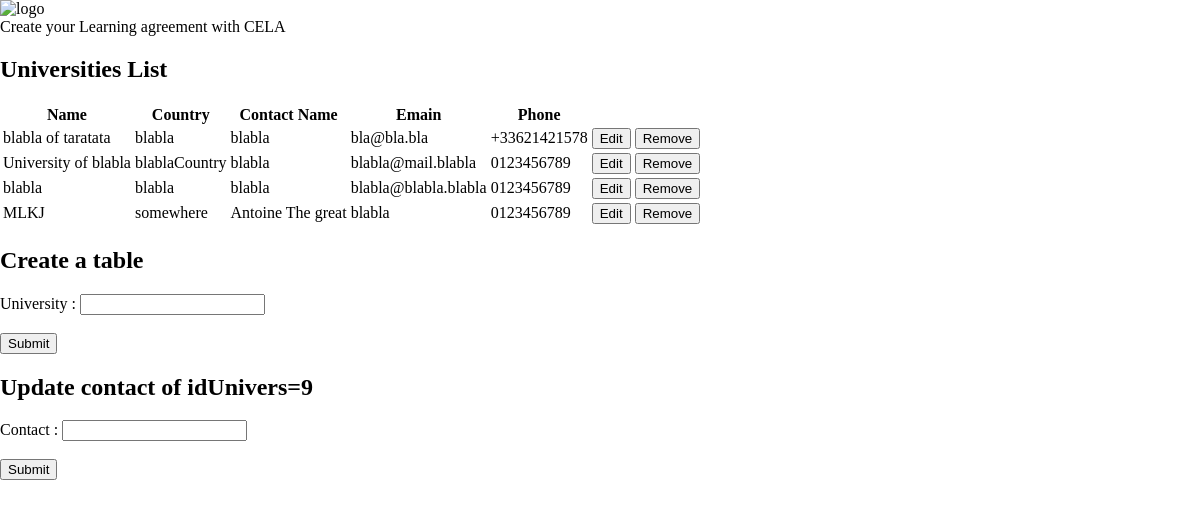
The app's page /CRUD.php, older data.
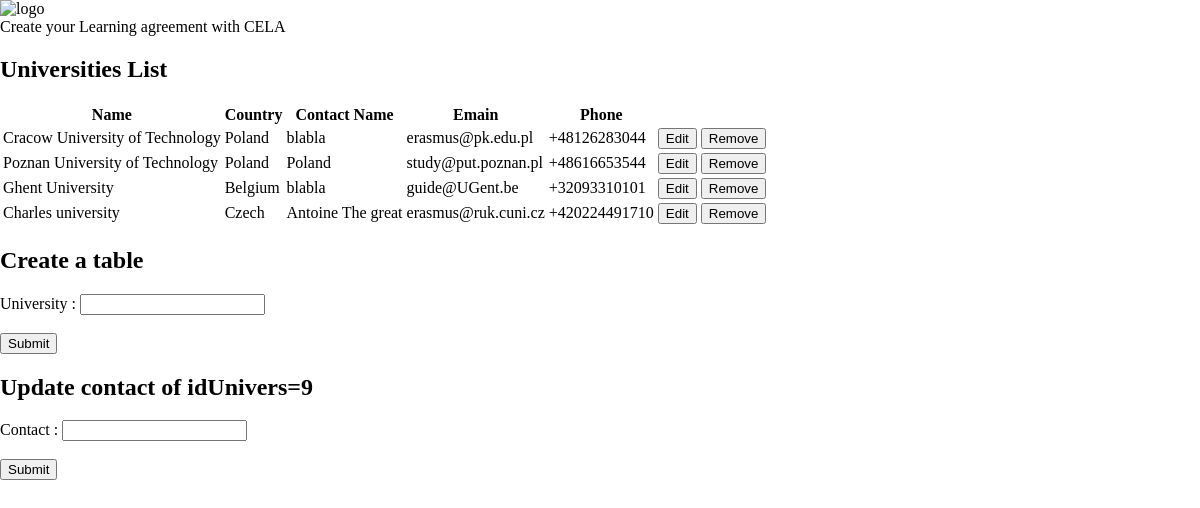
The same page, newer data.
### tables this page shows
CREATE TABLE IF NOT EXISTS `university` (
  `IdUnivers` bigint(20) NOT NULL AUTO_INCREMENT,
  `Name` varchar(255) NOT NULL,
  `ErasmusCode` varchar(255) NOT NULL,
  `Address` varchar(255) NOT NULL,
  `Country` varchar(255) NOT NULL,
  `ContactName` varchar(255) NOT NULL,
  `Email` varchar(255) NOT NULL,
  `Phone` varchar(255) NOT NULL,
  PRIMARY KEY (`IdUnivers`)
);

### CRUD.php (the view, shortened to what this page needs)
<!DOCTYPE HTML>
<html>
	<head>
		<link rel = "stylesheet" href = "style.css"/>
	</head>
	<body>
    <header>
			<img class="log" src="image/logo2.png" alt="logo" />
			<div id="titre">Create your Learning agreement with CELA</div>
</header>
<section class = "standard">
	<h2> Universities List </h2>
	<table>
                <tr>
                    <th>Name</th>
                    <th>Country</th>
                    <th>Contact Name</th>
					<th>Emain</th>
					<th>Phone</th>
                </tr>
    <?php
                $bdd = new PDO('mysql:host=localhost:3308;dbname=cela','root','');
				$reponse = $bdd->query('SELECT * FROM university');
				while ($data = $reponse->fetch())
				{
			?>
                <tr>
                    <td><?php echo $data['Name'];?></td>
                    <td><?php echo $data['Country'];?></td>
					<td> <?php echo $data['ContactName'];?></td>
                    <td><?php echo $data['Email'];?></td>
					<td><?php echo $data['Phone'];?></td>
                    <td> <button onclick="edit(<?php echo $data['IdUnivers'];?>)">Edit</button></td>
                    <td><button class='delete' id='<?php echo $data['IdUnivers'];?>'>Remove</button></td>
                </tr>
				<?php
				}
			?></table>
      <h1>Create a table</h1>
      <form name="connection" method="post" action="create.php">
					University : <input type="text" name="univ" required="Veuillez remplir ce champ"/><br/><br/>
					<input type="submit" name="valider"/>
				</form>
        <h1>Update contact of idUnivers=9</h1>
      <form name="connection" method="post" action="update.php">
					Contact : <input type="text" name="univ" required="Veuillez remplir ce champ"/><br/><br/>
					<input type="submit" name="valider"/>
				</form>
</section>

Row changes from the older to the newer data that the page shows:
changed university: Name "blabla of taratata" → "Cracow University of Technology"; Country "blabla" → "Poland"; Email "bla@bla.bla" → "erasmus@pk.edu.pl"; Phone "+33621421578" → "+48126283044"
changed university: Name "University of blabla" → "Poznan University of Technology"; Country "blablaCountry" → "Poland"; ContactName "blabla" → "Poland"; Email "blabla@mail.blabla" → "study@put.poznan.pl"; Phone "0123456789" → "+48616653544"
changed university: Name "blabla" → "Ghent University"; Country "blabla" → "Belgium"; Email "blabla@blabla.blabla" → "guide@UGent.be"; Phone "0123456789" → "+32093310101"
changed university "Antoine The great": Name "MLKJ" → "Charles university"; Country "somewhere" → "Czech"; Email "blabla" → "erasmus@ruk.cuni.cz"; Phone "0123456789" → "+420224491710"
